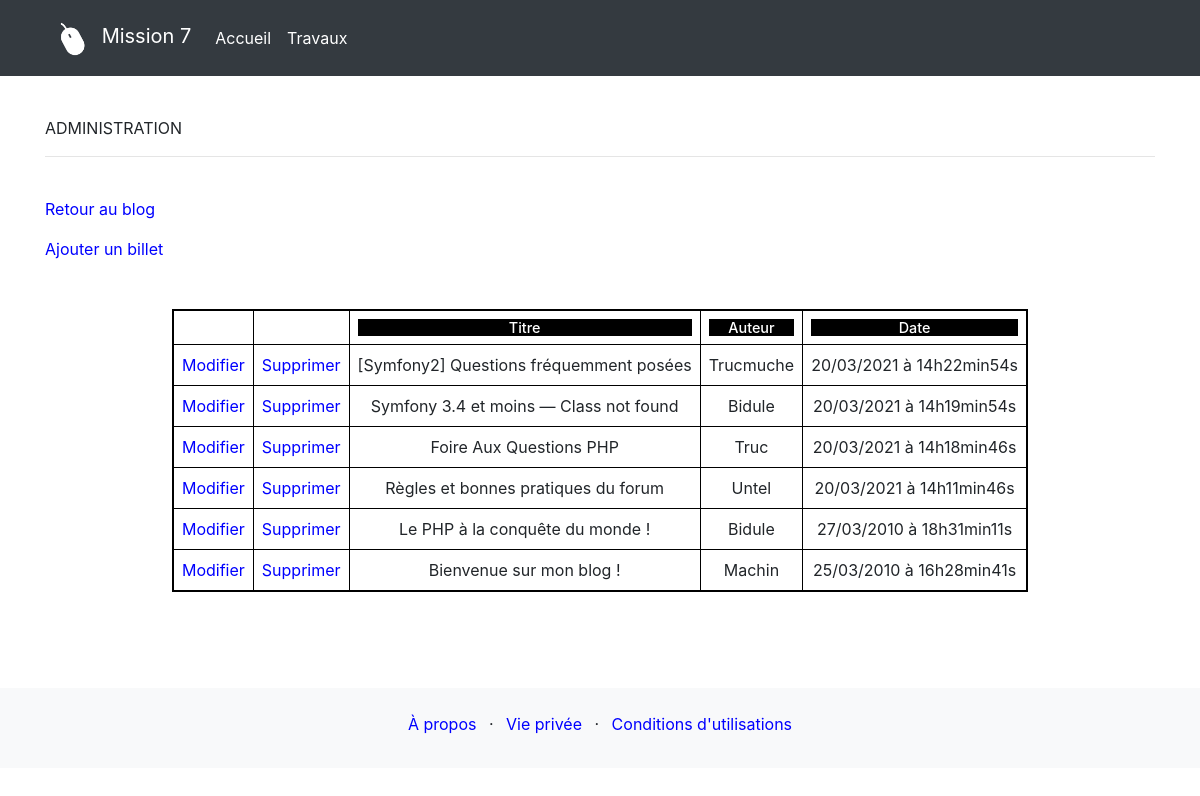
The app's page /admin/liste_billets.php with its own data.
### tables this page shows
CREATE TABLE IF NOT EXISTS `billets` (
  `id` int NOT NULL AUTO_INCREMENT,
  `titre` varchar(255) NOT NULL,
  `auteur` varchar(255) NOT NULL,
  `contenu` text NOT NULL,
  `date_creation` datetime NOT NULL,
  PRIMARY KEY (`id`)
);

### admin/liste_billets.php (the view, shortened to what this page needs)
<!DOCTYPE html>
<html lang="fr">
<head>
    <link rel="stylesheet" href="https://cdn.jsdelivr.net/npm/bootstrap@4.5.3/dist/css/bootstrap.min.css"
>
    <link href="../css/style.css" rel="stylesheet" />
</head>
<body>
    <div class="bg-dark">
        <div class="container">
            <div class="row">
                <nav class="col navbar navbar-expand-lg navbar-dark">
                    <a class="navbar-brand" href="index.php">
                        <img src="../images/logo.png" width="50" height="50" alt="Info Logo" />
                        Mission 7
                    </a>
                    <div id="navbarContent" class="collapse navbar-collapse">
                        <ul class="navbar-nav">
                            <li class="nav-item active">
                                <a class="nav-link" href="../index.php">Accueil</a>
                            </li>
                            <li class="nav-item active">
                                <a class="nav-link" href="../liste_travaux.php">Travaux</a>
                            </li>
                        </ul>
                    </div>
                </nav>
            </div>
        </div>
    </div>
    <div class="container">
        <div class="row my-3">
            <div class="col">
                <?php
            include('../connexion_bdd.php');?>
                <div id="section">
                    <br />
                    <p>ADMINISTRATION</p>
                    <hr><br />
                    <div id="texte">
                        <p><a href="../blog.php">Retour au blog</a></p>
                        <a href="edition_billet.php">Ajouter un billet</a><br /><br /><br />
                        <table>
                            <tr>
                                <th></th>
                                <th></th>
                                <th><h3>Titre</h3></th>
                                <th><h3>Auteur</h3></th>
                                <th><h3>Date</h3></th>
                            </tr>
                            <?php
                        $req = $bdd->query('SELECT id, titre, auteur, contenu, DATE_FORMAT(date_creation, \'%d/%m/%Y à %Hh%imin%ss\') AS date_creation_fr FROM billets ORDER BY date_creation DESC');
                        while ($donnees = $req->fetch()) {
                            ?>
                            <tr>
                                <td><?php echo '<a href="edition_billet.php?modifier_billet=' . $donnees['id'] . '">'; ?>Modifier</a>
                                </td>
                                <td><?php echo '<a href="liste_billets.php?supprimer_billet=' . $donnees['id'] . '">'; ?>Supprimer</a>
                                </td>
                                <td><?php echo stripslashes($donnees['titre']); ?>
                                </td>
                                <td><?php echo stripslashes($donnees['auteur']); ?>
                                </td>
                                <td><?php echo $donnees['date_creation_fr']; ?>
                                </td>
                            </tr>
                            <?php
                        }
                        ?>
                        </table><br /><br />
                    </div>
                </div>
            </div>
        </div>
    </div>
<?php include('../pieddepage.php'); ?>
</body>
</html>

### pieddepage.php
<div class="bg-light mt-5">
    <div class="container">
      <div class="row pt-4 pb-3">
        <div class="col">
          <ul class="list-inline text-center">
            <li class="list-inline-item"><a href="#">À propos</a></li>
            <li class="list-inline-item">&middot;</li>
            <li class="list-inline-item"><a href="#">Vie privée</a></li>
            <li class="list-inline-item">&middot;</li>
            <li class="list-inline-item"><a href="#">Conditions d'utilisations</a></li>
          </ul>
        </div>
      </div>
    </div>
  </div>

### css/style.css (style rules this page uses)
h1, h2, h3, th, td { text-align: center; }
h3 { background-color: black; color: white; font-size: 0.9em; margin-bottom: 0px; }
a { text-decoration: none; color: blue; }
table { border-collapse: collapse; border: 2px solid black; margin: auto; }
th, td { border: 1px solid black; padding: 0.5em; }

### records on screen
billets: titre "[Symfony2] Questions fréquemment posées", auteur "Trucmuche", date_creation_fr "20/03/2021 à 14h22min54s"
billets: titre "Symfony 3.4 et moins — Class not found", auteur "Bidule", date_creation_fr "20/03/2021 à 14h19min54s"
billets: titre "Foire Aux Questions PHP", auteur "Truc", date_creation_fr "20/03/2021 à 14h18min46s"
billets: titre "Règles et bonnes pratiques du forum", auteur "Untel", date_creation_fr "20/03/2021 à 14h11min46s"
billets: titre "Le PHP à la conquête du monde !", auteur "Bidule", date_creation_fr "27/03/2010 à 18h31min11s"
billets: titre "Bienvenue sur mon blog !", auteur "Machin", date_creation_fr "25/03/2010 à 16h28min41s"
